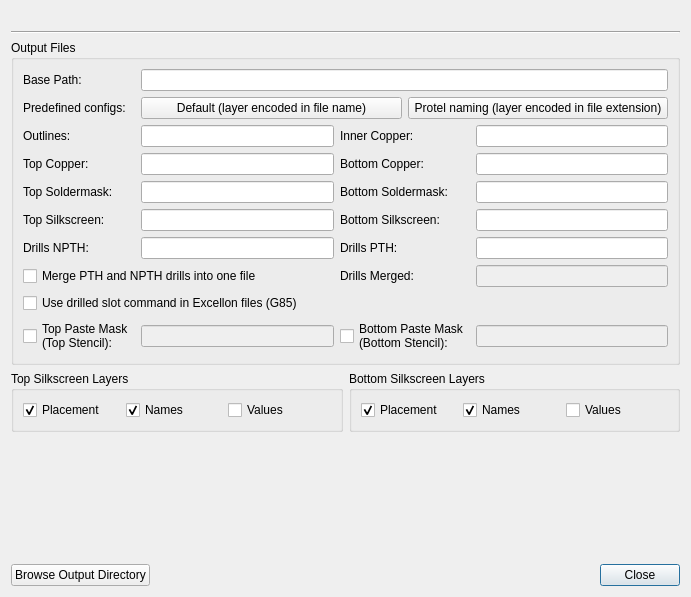
<?xml version="1.0" encoding="UTF-8"?>
<ui version="4.0">
 <class>librepcb::editor::FabricationOutputDialog</class>
 <widget class="QDialog" name="librepcb::editor::FabricationOutputDialog">
  <property name="windowModality">
   <enum>Qt::WindowModal</enum>
  </property>
  <property name="geometry">
   <rect>
    <x>0</x>
    <y>0</y>
    <width>691</width>
    <height>597</height>
   </rect>
  </property>
  <property name="windowTitle">
   <string>Fabrication Output Generator</string>
  </property>
  <layout class="QVBoxLayout" name="verticalLayout">
   <item>
    <widget class="QLabel" name="lblNotes">
     <property name="text">
      <string notr="true"/>
     </property>
     <property name="textFormat">
      <enum>Qt::RichText</enum>
     </property>
     <property name="wordWrap">
      <bool>true</bool>
     </property>
     <property name="margin">
      <number>3</number>
     </property>
    </widget>
   </item>
   <item>
    <widget class="Line" name="line">
     <property name="orientation">
      <enum>Qt::Horizontal</enum>
     </property>
    </widget>
   </item>
   <item>
    <widget class="QGroupBox" name="groupBox_3">
     <property name="title">
      <string>Output Files</string>
     </property>
     <layout class="QGridLayout" name="gridLayout">
      <item row="5" column="3">
       <widget class="QLineEdit" name="edtSuffixSilkscreenBot">
        <property name="maxLength">
         <number>255</number>
        </property>
       </widget>
      </item>
      <item row="9" column="0">
       <widget class="QCheckBox" name="cbxSolderPasteTop">
        <property name="text">
         <string>Top Paste Mask
(Top Stencil):</string>
        </property>
       </widget>
      </item>
      <item row="9" column="2">
       <widget class="QCheckBox" name="cbxSolderPasteBot">
        <property name="text">
         <string>Bottom Paste Mask
(Bottom Stencil):</string>
        </property>
       </widget>
      </item>
      <item row="5" column="1">
       <widget class="QLineEdit" name="edtSuffixSilkscreenTop">
        <property name="maxLength">
         <number>255</number>
        </property>
       </widget>
      </item>
      <item row="0" column="1" colspan="3">
       <widget class="QLineEdit" name="edtBasePath">
        <property name="maxLength">
         <number>255</number>
        </property>
       </widget>
      </item>
      <item row="5" column="2">
       <widget class="QLabel" name="label_5">
        <property name="text">
         <string>Bottom Silkscreen:</string>
        </property>
       </widget>
      </item>
      <item row="4" column="3">
       <widget class="QLineEdit" name="edtSuffixSoldermaskBot">
        <property name="maxLength">
         <number>255</number>
        </property>
       </widget>
      </item>
      <item row="3" column="0">
       <widget class="QLabel" name="label_6">
        <property name="text">
         <string>Top Copper:</string>
        </property>
       </widget>
      </item>
      <item row="4" column="1">
       <widget class="QLineEdit" name="edtSuffixSoldermaskTop">
        <property name="maxLength">
         <number>255</number>
        </property>
       </widget>
      </item>
      <item row="5" column="0">
       <widget class="QLabel" name="label_4">
        <property name="text">
         <string>Top Silkscreen:</string>
        </property>
       </widget>
      </item>
      <item row="6" column="1">
       <widget class="QLineEdit" name="edtSuffixDrillsNpth">
        <property name="maxLength">
         <number>255</number>
        </property>
       </widget>
      </item>
      <item row="7" column="3">
       <widget class="QLineEdit" name="edtSuffixDrills">
        <property name="enabled">
         <bool>false</bool>
        </property>
        <property name="maxLength">
         <number>255</number>
        </property>
       </widget>
      </item>
      <item row="9" column="3">
       <widget class="QLineEdit" name="edtSuffixSolderPasteBot">
        <property name="enabled">
         <bool>false</bool>
        </property>
        <property name="maxLength">
         <number>255</number>
        </property>
       </widget>
      </item>
      <item row="7" column="0" colspan="2">
       <widget class="QCheckBox" name="cbxDrillsMerge">
        <property name="text">
         <string>Merge PTH and NPTH drills into one file</string>
        </property>
       </widget>
      </item>
      <item row="0" column="0">
       <widget class="QLabel" name="label_3">
        <property name="text">
         <string>Base Path:</string>
        </property>
       </widget>
      </item>
      <item row="9" column="1">
       <widget class="QLineEdit" name="edtSuffixSolderPasteTop">
        <property name="enabled">
         <bool>false</bool>
        </property>
        <property name="maxLength">
         <number>255</number>
        </property>
       </widget>
      </item>
      <item row="3" column="2">
       <widget class="QLabel" name="label_7">
        <property name="text">
         <string>Bottom Copper:</string>
        </property>
       </widget>
      </item>
      <item row="6" column="3">
       <widget class="QLineEdit" name="edtSuffixDrillsPth">
        <property name="maxLength">
         <number>255</number>
        </property>
       </widget>
      </item>
      <item row="7" column="2">
       <widget class="QLabel" name="label">
        <property name="text">
         <string>Drills Merged:</string>
        </property>
       </widget>
      </item>
      <item row="6" column="2">
       <widget class="QLabel" name="label_13">
        <property name="text">
         <string>Drills PTH:</string>
        </property>
       </widget>
      </item>
      <item row="3" column="1">
       <widget class="QLineEdit" name="edtSuffixCopperTop">
        <property name="maxLength">
         <number>255</number>
        </property>
       </widget>
      </item>
      <item row="1" column="1" colspan="3">
       <layout class="QHBoxLayout" name="horizontalLayout">
        <item>
         <widget class="QPushButton" name="btnDefaultSuffixes">
          <property name="text">
           <string>Default (layer encoded in file name)</string>
          </property>
          <property name="autoDefault">
           <bool>false</bool>
          </property>
         </widget>
        </item>
        <item>
         <widget class="QPushButton" name="btnProtelSuffixes">
          <property name="text">
           <string>Protel naming (layer encoded in file extension)</string>
          </property>
          <property name="autoDefault">
           <bool>false</bool>
          </property>
         </widget>
        </item>
       </layout>
      </item>
      <item row="1" column="0">
       <widget class="QLabel" name="label_14">
        <property name="text">
         <string>Predefined configs:</string>
        </property>
       </widget>
      </item>
      <item row="4" column="0">
       <widget class="QLabel" name="label_10">
        <property name="text">
         <string>Top Soldermask:</string>
        </property>
       </widget>
      </item>
      <item row="6" column="0">
       <widget class="QLabel" name="label_12">
        <property name="text">
         <string>Drills NPTH:</string>
        </property>
       </widget>
      </item>
      <item row="4" column="2">
       <widget class="QLabel" name="label_11">
        <property name="text">
         <string>Bottom Soldermask:</string>
        </property>
       </widget>
      </item>
      <item row="2" column="1">
       <widget class="QLineEdit" name="edtSuffixOutlines">
        <property name="maxLength">
         <number>255</number>
        </property>
       </widget>
      </item>
      <item row="3" column="3">
       <widget class="QLineEdit" name="edtSuffixCopperBot">
        <property name="maxLength">
         <number>255</number>
        </property>
       </widget>
      </item>
      <item row="2" column="0">
       <widget class="QLabel" name="label_8">
        <property name="text">
         <string>Outlines:</string>
        </property>
       </widget>
      </item>
      <item row="2" column="2">
       <widget class="QLabel" name="label_9">
        <property name="text">
         <string>Inner Copper:</string>
        </property>
       </widget>
      </item>
      <item row="2" column="3">
       <widget class="QLineEdit" name="edtSuffixCopperInner">
        <property name="maxLength">
         <number>255</number>
        </property>
       </widget>
      </item>
      <item row="8" column="0" colspan="4">
       <widget class="QCheckBox" name="cbxUseG85Slots">
        <property name="toolTip">
         <string>Export slots as drilled (G85) instead of routed (G00..G03).
Not recommended unless the G00..G03 are causing troubles with the PCB manufacturer.
Attention: Curved slots are not supported in G85 mode (will raise an error).</string>
        </property>
        <property name="text">
         <string>Use drilled slot command in Excellon files (G85)</string>
        </property>
       </widget>
      </item>
     </layout>
    </widget>
   </item>
   <item>
    <layout class="QHBoxLayout" name="horizontalLayout_2">
     <item>
      <widget class="QGroupBox" name="groupBox">
       <property name="title">
        <string>Top Silkscreen Layers</string>
       </property>
       <layout class="QHBoxLayout" name="horizontalLayout_3">
        <property name="spacing">
         <number>0</number>
        </property>
        <item>
         <widget class="QCheckBox" name="cbxSilkTopPlacement">
          <property name="text">
           <string>Placement</string>
          </property>
          <property name="checked">
           <bool>true</bool>
          </property>
         </widget>
        </item>
        <item>
         <widget class="QCheckBox" name="cbxSilkTopNames">
          <property name="text">
           <string>Names</string>
          </property>
          <property name="checked">
           <bool>true</bool>
          </property>
         </widget>
        </item>
        <item>
         <widget class="QCheckBox" name="cbxSilkTopValues">
          <property name="text">
           <string>Values</string>
          </property>
         </widget>
        </item>
       </layout>
      </widget>
     </item>
     <item>
      <widget class="QGroupBox" name="groupBox_2">
       <property name="title">
        <string>Bottom Silkscreen Layers</string>
       </property>
       <layout class="QHBoxLayout" name="horizontalLayout_4">
        <property name="spacing">
         <number>0</number>
        </property>
        <item>
         <widget class="QCheckBox" name="cbxSilkBotPlacement">
          <property name="text">
           <string>Placement</string>
          </property>
          <property name="checked">
           <bool>true</bool>
          </property>
         </widget>
        </item>
        <item>
         <widget class="QCheckBox" name="cbxSilkBotNames">
          <property name="text">
           <string>Names</string>
          </property>
          <property name="checked">
           <bool>true</bool>
          </property>
         </widget>
        </item>
        <item>
         <widget class="QCheckBox" name="cbxSilkBotValues">
          <property name="text">
           <string>Values</string>
          </property>
         </widget>
        </item>
       </layout>
      </widget>
     </item>
    </layout>
   </item>
   <item>
    <spacer name="verticalSpacer">
     <property name="orientation">
      <enum>Qt::Vertical</enum>
     </property>
     <property name="sizeHint" stdset="0">
      <size>
       <width>20</width>
       <height>0</height>
      </size>
     </property>
    </spacer>
   </item>
   <item>
    <layout class="QHBoxLayout" name="horizontalLayout_5">
     <item>
      <widget class="QPushButton" name="btnBrowseOutputDir">
       <property name="text">
        <string>Browse Output Directory</string>
       </property>
       <property name="autoDefault">
        <bool>false</bool>
       </property>
      </widget>
     </item>
     <item>
      <widget class="QDialogButtonBox" name="buttonBox">
       <property name="orientation">
        <enum>Qt::Horizontal</enum>
       </property>
       <property name="standardButtons">
        <set>QDialogButtonBox::Close</set>
       </property>
      </widget>
     </item>
    </layout>
   </item>
  </layout>
 </widget>
 <tabstops>
  <tabstop>edtBasePath</tabstop>
  <tabstop>btnDefaultSuffixes</tabstop>
  <tabstop>btnProtelSuffixes</tabstop>
  <tabstop>edtSuffixOutlines</tabstop>
  <tabstop>edtSuffixCopperInner</tabstop>
  <tabstop>edtSuffixCopperTop</tabstop>
  <tabstop>edtSuffixCopperBot</tabstop>
  <tabstop>edtSuffixSoldermaskTop</tabstop>
  <tabstop>edtSuffixSoldermaskBot</tabstop>
  <tabstop>edtSuffixSilkscreenTop</tabstop>
  <tabstop>edtSuffixSilkscreenBot</tabstop>
  <tabstop>edtSuffixDrillsNpth</tabstop>
  <tabstop>edtSuffixDrillsPth</tabstop>
  <tabstop>cbxDrillsMerge</tabstop>
  <tabstop>edtSuffixDrills</tabstop>
  <tabstop>cbxUseG85Slots</tabstop>
  <tabstop>cbxSolderPasteTop</tabstop>
  <tabstop>edtSuffixSolderPasteTop</tabstop>
  <tabstop>cbxSolderPasteBot</tabstop>
  <tabstop>edtSuffixSolderPasteBot</tabstop>
  <tabstop>cbxSilkTopPlacement</tabstop>
  <tabstop>cbxSilkTopNames</tabstop>
  <tabstop>cbxSilkTopValues</tabstop>
  <tabstop>cbxSilkBotPlacement</tabstop>
  <tabstop>cbxSilkBotNames</tabstop>
  <tabstop>cbxSilkBotValues</tabstop>
 </tabstops>
 <resources/>
 <connections/>
</ui>
